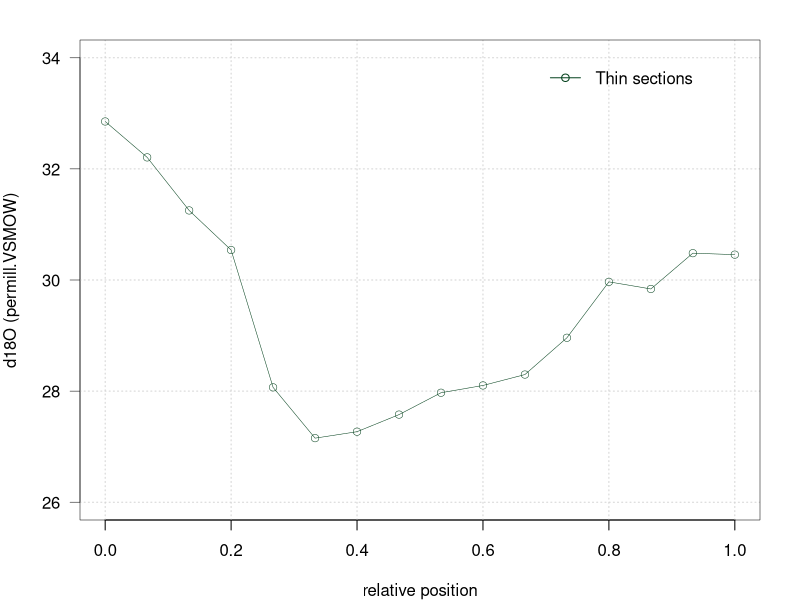
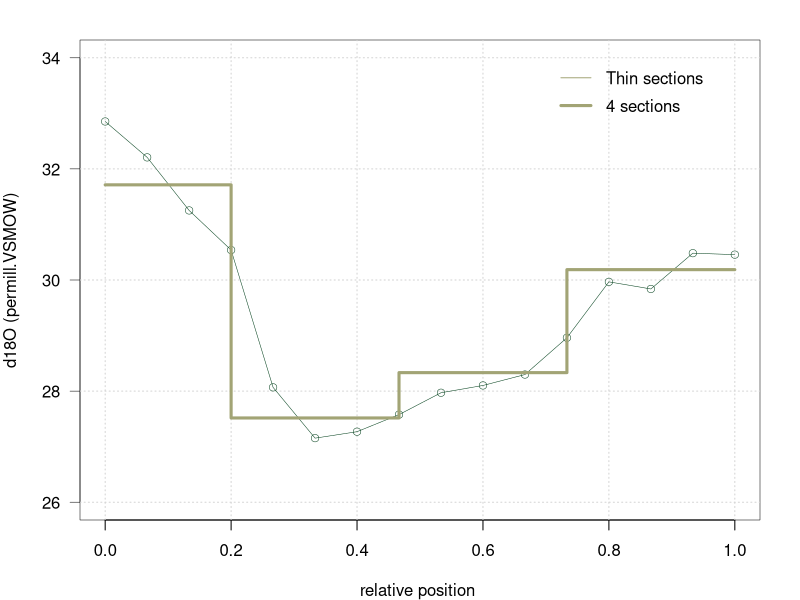
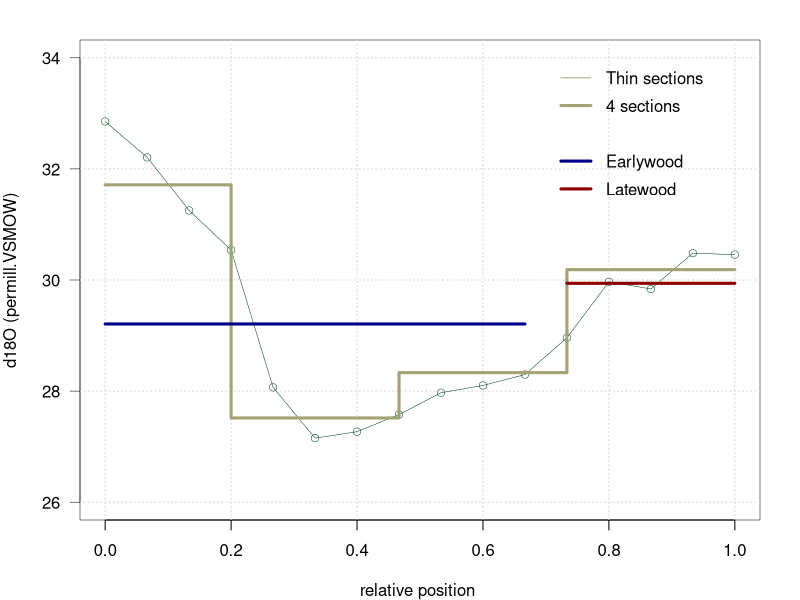
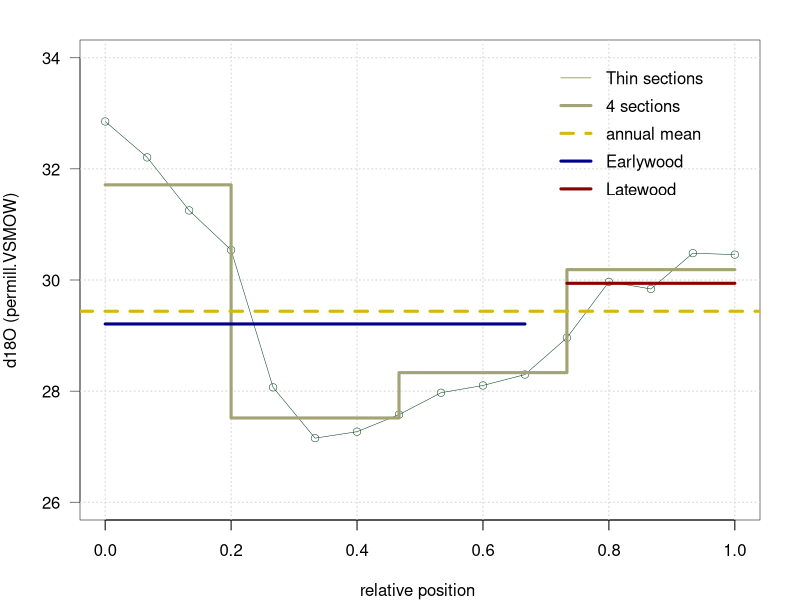
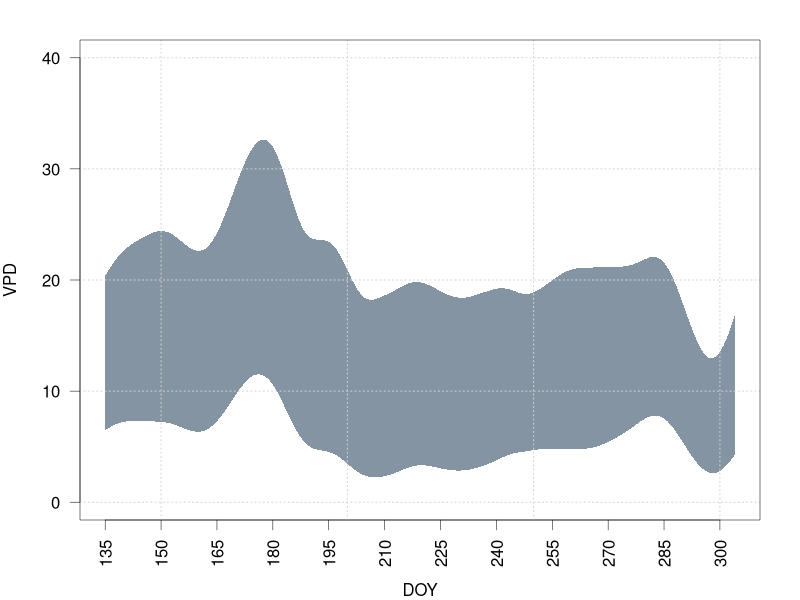
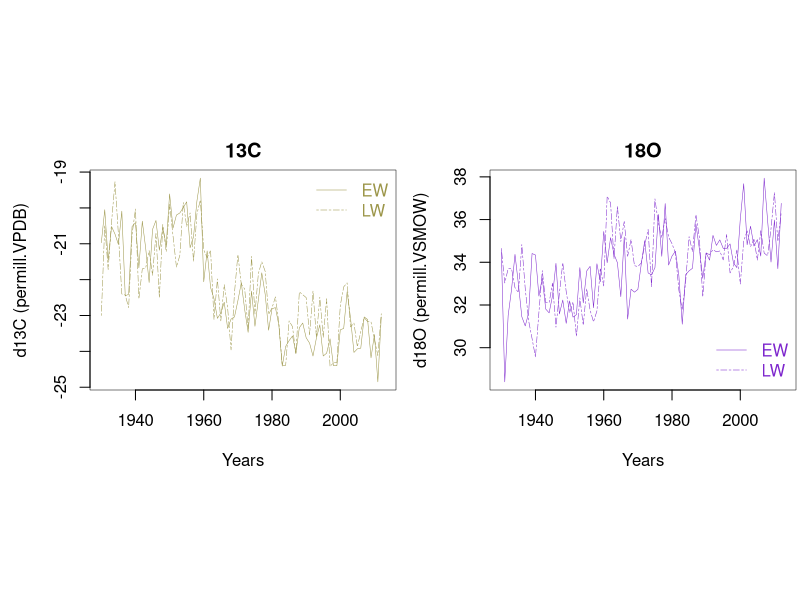
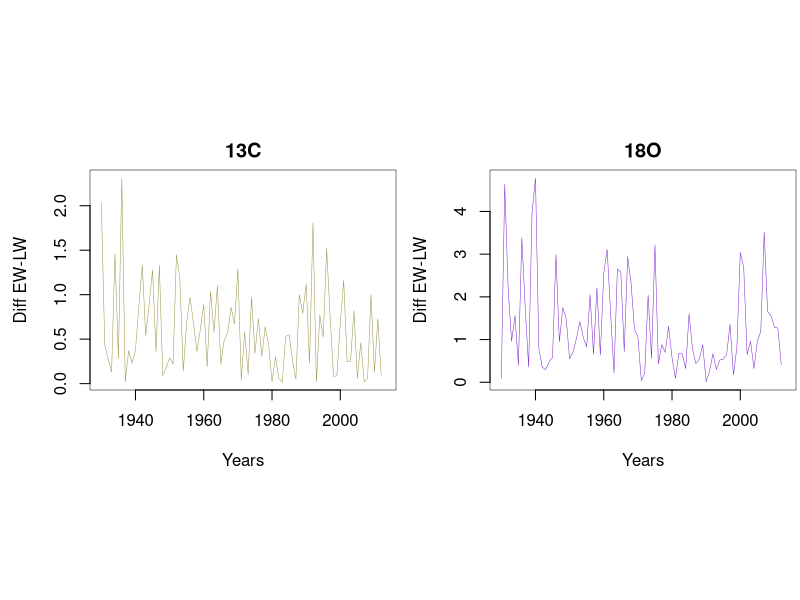
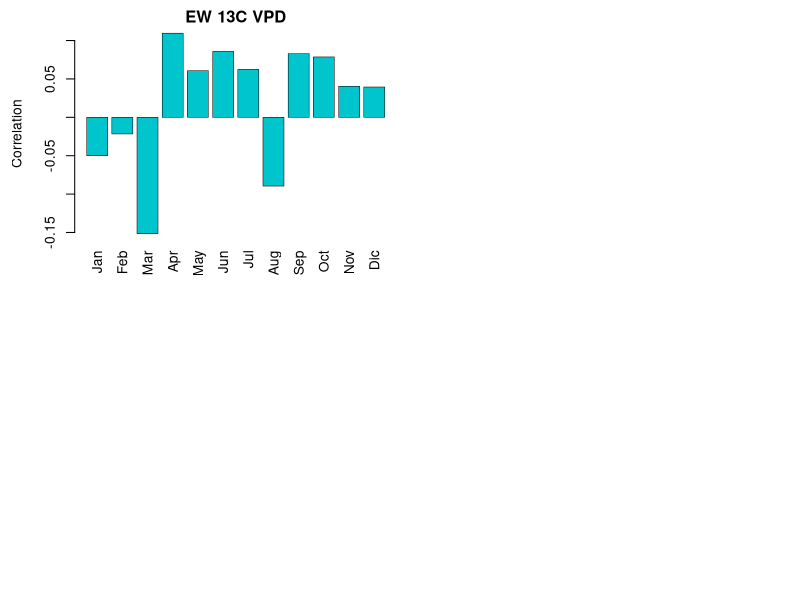

Write the R code that produced these figures, in order. (Note: this script raises an error after producing the figures.)
## ---- chunk 1
# Read the high resolution 18O data for 1998.
HEL_98 <- read.csv("Data_Notebook5_part1/high_res_HEL_1998.csv") [,c(2,3,8)]
# color vector for plots
colb1 <- c("#D8B70A","#02401B","#A2A475","#D67236") 
## ---- chunk 2
par(mar=c(4,4,2,2),lwd=0.5)
plot(HEL_98[,3], HEL_98[,2], type="n", ylim=c(26,34), xlim=c(0,1), axes=F, xlab = "relative position", ylab = "d18O (permill.VSMOW)")
axis(1)
axis(2,lwd=0.5,las=2)
grid(lwd=1)
box()
lines( HEL_98[,3],HEL_98[,2], type="o",col=colb1[2],lwd=0.5, pch=1)
legend(x = 0.7, y = 34, legend = "Thin sections", col=colb1[2] , bty = "n",lwd=1,lty=1,pch = 1)
## ---- chunk 3
# select the sections per quarter
p25<- round(0.25*nrow(HEL_98),0)
p50<- round(0.50*nrow(HEL_98),0)
p75<- round(0.75*nrow(HEL_98),0)
p100<- round(1*nrow(HEL_98),0)
HEL_98_quarter  <- c(rep(mean(HEL_98[,2][1:p25], na.rm = T),length(1:p25)),
                  rep(mean(HEL_98[,2][(1+p25):p50], na.rm = T),length((1+p25):p50)),
                  rep(mean(HEL_98[,2][(1+p50):p75], na.rm = T),length((1+p50):p75)),
                  rep(mean(HEL_98[,2][(1+p75):p100], na.rm = T),length((1+p75):p100)))
## ---- chunk 4
par(mar=c(4,4,2,2),lwd=0.5)
plot(HEL_98[,3], HEL_98[,2], type="n", ylim=c(26,34), xlim=c(0,1), axes=F, xlab = "relative position ", ylab = "d18O (permill.VSMOW)");box()
axis(1)
axis(2,lwd=0.5,las=2)
grid(lwd=1)
lines( HEL_98[,3],HEL_98[,2], type="o",col=colb1[2],lwd=0.5, pch=1)
legend(x = 0.7, y = 34, legend = "Thin sections", col=colb1[3] , bty = "n",lwd=1)
# add the values of the quarters (equally distanced thin sections)
lines( HEL_98[,3],HEL_98_quarter, type="S",col=colb1[3],lwd=3)
legend(x = 0.7, y = 33.5, legend = "4 sections", col=colb1[3] , bty = "n",lwd=3)
## ---- chunk 5
#  We can estimate a % of EW and LW from total thin sections measurements as follows:
EW_1998 <- mean(HEL_98[,2][1:11], na.rm = T)
LW_1998 <- mean(HEL_98[,2][12:16], na.rm = T)
## ---- chunk 6
par(mar=c(4,4,2,2),lwd=0.5)
plot(HEL_98[,3], HEL_98[,2], type="n", ylim=c(26,34), xlim=c(0,1), axes=F, xlab = "relative position ", ylab = "d18O (permill.VSMOW)");box()
axis(1)
axis(2,lwd=0.5,las=2)
grid(lwd=1)
lines( HEL_98[,3],HEL_98[,2], type="o",col=colb1[2],lwd=0.5, pch=1)
legend(x = 0.7, y = 34, legend = "Thin sections", col=colb1[3] , bty = "n",lwd=1)
# add the values of the quarters (equally distanced thin sections)
lines( HEL_98[,3],HEL_98_quarter, type="S",col=colb1[3],lwd=3)
legend(x = 0.7, y = 33.5, legend = "4 sections", col=colb1[3] , bty = "n",lwd=3)
# Add the values EW and LW 
lines(HEL_98[,3][1:11], rep(EW_1998, 11),type="s",col="darkblue",lwd=3  )#EW
legend(x = 0.7, y = 32.5, legend = "Earlywood", col="darkblue" , bty = "n",lwd=3)
lines(HEL_98[,3][12:16], rep(LW_1998, 5),type="s",col="darkred",lwd=3  )#LW
legend(x = 0.7, y = 32, legend = "Latewood", col="darkred" , bty = "n",lwd=3)
## ---- chunk 7

#Here you will need to estimate the  average of the ring based on the thin sections provided.
# example 
HEL_98_complete <- mean(HEL_98[,2])

## ---- chunk 8
par(mar=c(4,4,2,2),lwd=0.5)
plot(HEL_98[,3], HEL_98[,2], type="n", ylim=c(26,34), xlim=c(0,1), axes=F, xlab = "relative position ", ylab = "d18O (permill.VSMOW)");box()
axis(1)
axis(2,lwd=0.5,las=2)
grid(lwd=1)
lines( HEL_98[,3],HEL_98[,2], type="o",col=colb1[2],lwd=0.5, pch=1)
legend(x = 0.7, y = 34, legend = "Thin sections", col=colb1[3] , bty = "n",lwd=1)
# add the values of the quarters (equally distanced thin sections)
lines( HEL_98[,3],HEL_98_quarter, type="S",col=colb1[3],lwd=3)
legend(x = 0.7, y = 33.5, legend = "4 sections", col=colb1[3] , bty = "n",lwd=3)
# Add the values EW and LW 
lines(HEL_98[,3][1:11], rep(EW_1998, 11),type="s",col="darkblue",lwd=3  )#EW
legend(x = 0.7, y = 32.5, legend = "Earlywood", col="darkblue" , bty = "n",lwd=3)
lines(HEL_98[,3][12:16], rep(LW_1998, 5),type="s",col="darkred",lwd=3  )#LW
legend(x = 0.7, y = 32, legend = "Latewood", col="darkred" , bty = "n",lwd=3)
# add the annual 18O value
abline(h = HEL_98_complete,col=colb1[1],lwd=3,lty=2)
legend(x = 0.7, y = 33, legend = "annual mean", col=colb1[1] , bty = "n",lwd=3,lty=2)
## ---- chunk 9
#read VPD data for this site
VPD_HEL <- read.csv("Data_Notebook5_part1/VPD_1998_1999_HEL.csv" )[,c(2,3,4)]
# Note that the VPD values are reported for Day of the year
#VPD_1998
par(mar=c(4,4,2,2),lwd=0.5)
plot(x = c(1:10),y=c(1:10),xlim = c(135,304), ylim = c(0,40) , type = "n", axes = F, xlab = "DOY", ylab = "VPD")
polygon(x = c(VPD_HEL[,1], rev(VPD_HEL[,1])), y = c(VPD_HEL[,2], rev(VPD_HEL[,3])), border = F, col = rgb(0.2,0.3,0.4,0.6))
axis(1, at = seq(135,304,15),lwd=0.5,las=2)
axis(2,at = seq(0,40, 10), las=2,lwd=0.5)
grid(lwd=1)
box()
## ---- chunk 10
RCP_iso <- read.csv("Data_Notebook5_part2/RCP_Isotope_data_EW_LW.csv")[,c(2:5)]
EW.13C <- ts(RCP_iso[,1], start=1930, frequency=1)
LW.13C <- ts(RCP_iso[,2], start=1930, frequency=1)
EW.18O <- ts(RCP_iso[,3], start=1930, frequency=1)
LW.18O <- ts(RCP_iso[,4], start=1930, frequency=1)
## ---- chunk 11
par(mar=c(4,4.5,2,0.2))
layout(matrix(1:2,nrow = 1, ncol = 2,byrow = T), widths = c(2,2),heights = c(1.7,1.7),respect = TRUE)
ts.plot(EW.13C,ylab="d13C (permill.VPDB)",xlab="Years", col="#9C964A",main="13C")
lines(LW.13C,col="#9C964A", lty=6)
legend("topright", c("EW","LW"), lty=c(1,6), col=c("#9C964A","#9C964A"), text.col =c("#9C964A","#9C964A"), bty = "n")
ts.plot(EW.18O,ylab="d18O (permill.VSMOW)",xlab="Years", col="purple3",main="18O")
lines(LW.18O,col="purple3", lty=6)
legend("bottomright", c("EW","LW"), lty=c(1,6), col=c("purple3","purple3"), text.col =c("purple3","purple3"), bty = "n")
## ---- chunk 12
# First  calculate the difference between EW and LW for each isotope
diff.13C <- abs(LW.13C-EW.13C)
diff.18O <- abs(LW.18O-EW.18O)
## ---- chunk 13
par(mar=c(4,4.5,2,0.2))
layout(matrix(1:2,nrow = 1, ncol = 2,byrow = T), widths = c(2,2),heights = c(1.7,1.7),respect = TRUE)
ts.plot(diff.13C,ylab="Diff EW-LW",xlab="Years", col="#9C964A",main="13C")
ts.plot(diff.18O,ylab="Diff EW-LW",xlab="Years", col="purple3",main="18O")
## ---- chunk 14
# Read climate variables: VPD and precipitation. These data are from PRISM and cover the period from 1895-2015
RCP.vpd <- ts((read.csv("Data_Notebook5_part2/RCP_VPD_prism(monthly_1895_2015).csv")[,c(2:13)]), start=1895, frequency=1)
RCP.pcp <- ts((read.csv("Data_Notebook5_part2/RCP_precipitation_(mm)_1901-2012.csv")[,c(2:13)]), start=1901, frequency=1)
# Note that you need to subset the climate data for the period of the tree ring record (1930-2012)
## ---- chunk 15
# you can use monthly averages to look at seasonal patterns of VPD and PCP (barplot)
## ---- chunk 16
# For VPD
EW.13C.vpd <- ts.union(EW.13C,RCP.vpd)
LW.13C.vpd <- ts.union(LW.13C,RCP.vpd)
EW.18O.vpd <- ts.union(EW.18O,RCP.vpd)
EW.18O.vpd <- ts.union(EW.18O,RCP.vpd)

# For Precipitation
EW.13C.pcp <- ts.union(EW.13C,RCP.pcp)
LW.13C.pcp <- ts.union(LW.13C,RCP.pcp)
EW.18O.pcp <- ts.union(EW.18O,RCP.pcp)
EW.18O.pcp <- ts.union(EW.18O,RCP.pcp)

## ---- chunk 17
# here is an example for EW13C and VPD including renaming the columns for better plots
correl.EW.13C.vpd <- cor(EW.13C.vpd,use="p"); colnames(correl.EW.13C.vpd) <- c("EW.13C", colnames(RCP.vpd))
# repeat these steps for the other tree ring portions and climate variables
## ---- chunk 18
# here is a skeleton for a plot that includes only EW13C and VPD
# you will need to add the plots for other variables. 
layout(matrix(1:4,nrow = 2, ncol = 2,byrow = F), widths = c(4,4,4,4),heights = c(3,3,3,3),respect = TRUE)
barplot(correl.EW.13C.vpd[1,2:13],las=3,col=c("turquoise3"),ylab="Correlation", main="EW 13C VPD")
# add other  subdivisions
# You can repeat the plot for precipitations
## ---- chunk 19
# Combine matrices
diff.13C.vpd <- ts.union(diff.13C, RCP.vpd)
diff.18O.vpd <- ts.union(diff.18O, RCP.vpd)

diff.13C.pcp <- ts.union(diff.13C, RCP.pcp)
diff.18O.pcp <- ts.union(diff.18O, RCP.pcp)

# run correlations
corr.diff.13C.vpd <- cor(diff.13C.vpd,use="p"); colnames(corr.diff.13C.vpd) <- c("diff.13C", colnames(RCP.vpd))
corr.diff.18O.vpd <- cor(diff.18O.vpd,use="p"); colnames(corr.diff.18O.vpd) <- c("diff.18O", colnames(RCP.vpd))

corr.diff.13C.pcp <- cor(diff.13C.pcp,use="p"); colnames(corr.diff.13C.pcp) <- c("diff.13C", colnames(RCP.vpd))
corr.diff.18O.pcp <- cor(diff.18O.pcp,use="p"); colnames(corr.diff.18O.pcp) <- c("diff.18O", colnames(RCP.vpd))
## ---- chunk 20
# here is one example
corr.diff.13C.vpd [1,2:13]
## ---- chunk 21
# here is an example with MAY VPD 
linear.diff.13C.vpd <- lm(diff.13C~ RCP.vpd[,"May"])
